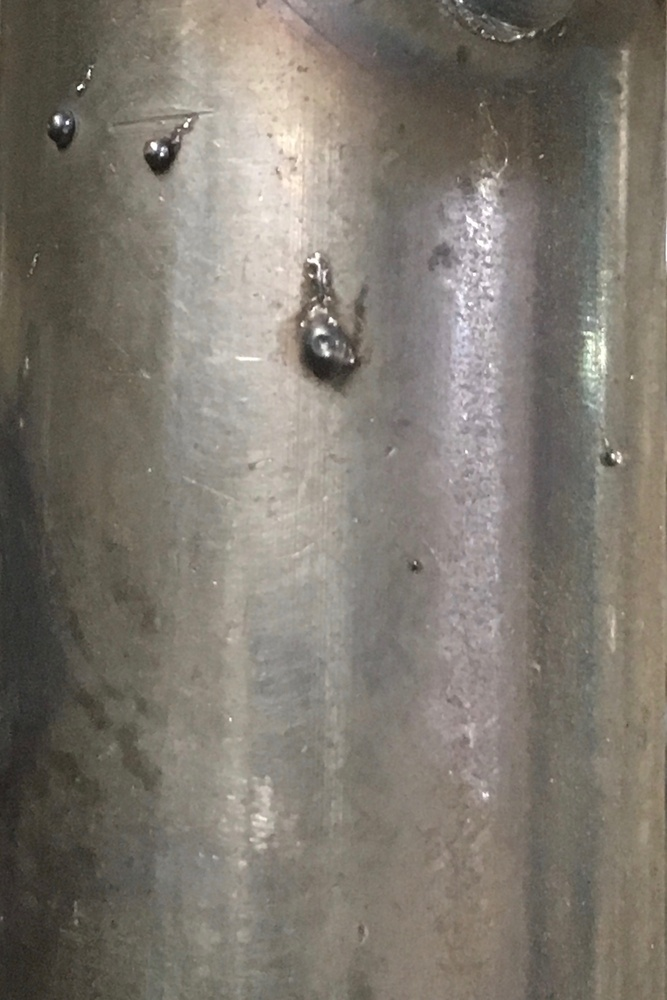
#> input picture IMG_8792.jpg, 667 x 1000 px, shrunk from 1819 x 2727 before the run
$ python sci4.py
#> lines starting #> are read from the running program, lines starting #| are printed output that depends on the picture
import numpy as np
import matplotlib.pyplot as plt
import cv2
from skimage.data import camera
from skimage.filters import roberts, sobel, scharr, prewitt


image = cv2.imread('IMG_8792.jpg',0)
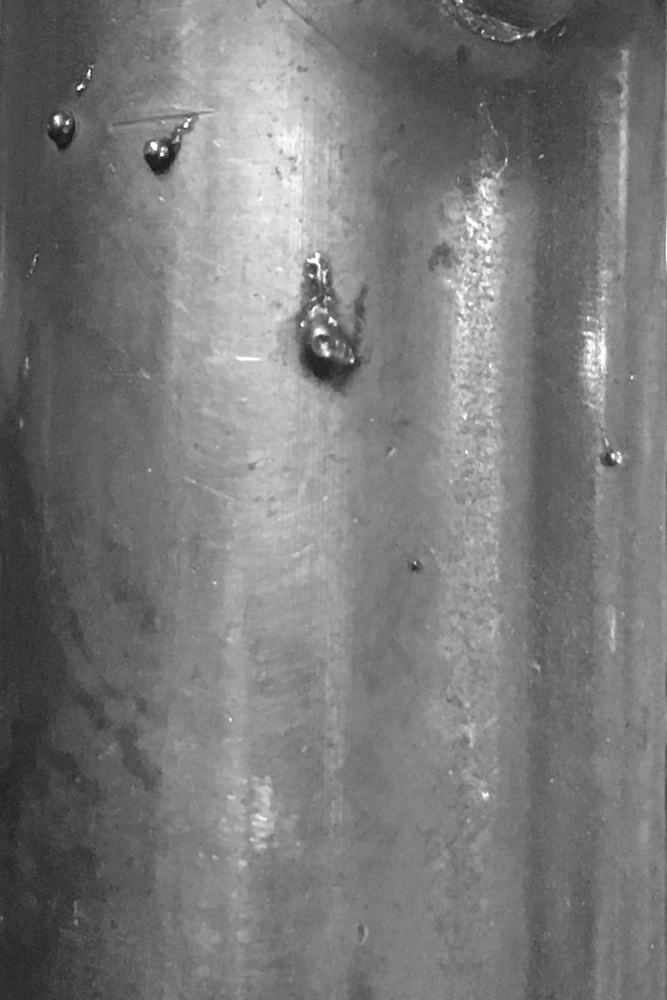
#> image: shape (1000, 667); min 18, max 255, mean 121.5


edge_roberts = roberts(image)
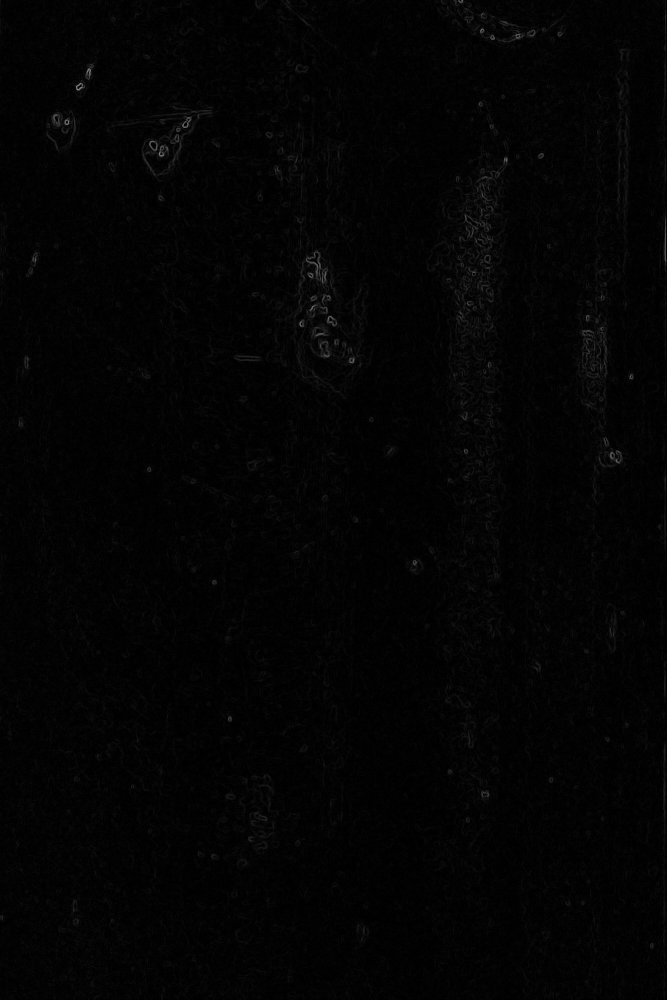
#> edge_roberts: shape (1000, 667) float64; min 0, max 0.542, mean 0.0151
edge_sobel = sobel(image)

fig, ax = plt.subplots(ncols=2, sharex=True, sharey=True,
                       figsize=(10, 4))

ax[0].imshow(edge_roberts, cmap=plt.cm.gray)
ax[0].set_title('Roberts Edge Detection')

ax[1].imshow(edge_sobel, cmap=plt.cm.gray)
ax[1].set_title('Sobel Edge Detection')

for a in ax:
    a.axis('off')

plt.tight_layout()
plt.show()
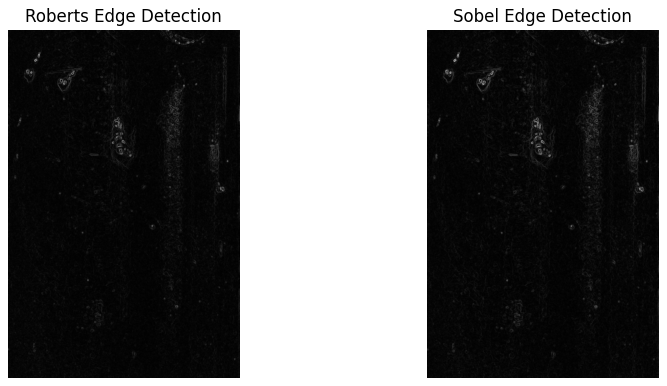
#> figure drawn by matplotlib, 2 panels

$ run again, with IMG_8772.jpg copied over IMG_8792.jpg
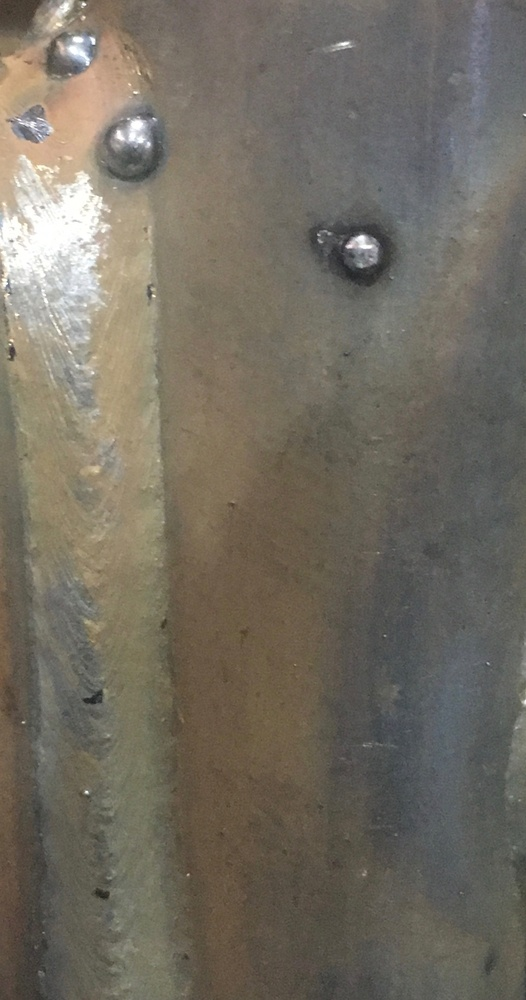
#> input picture IMG_8772.jpg, 526 x 1000 px, shrunk from 1921 x 3652 before the run
#> `edge_roberts = roberts(image)`:
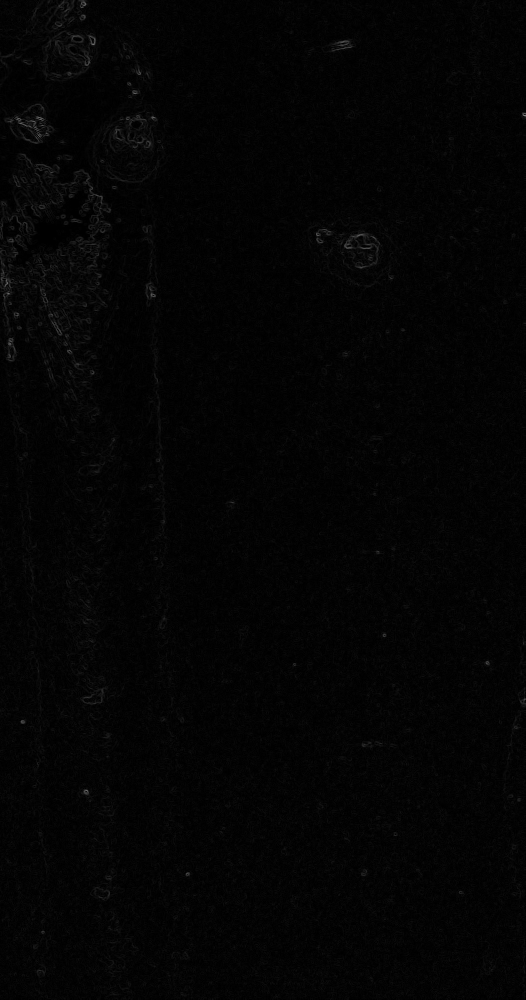
#> edge_roberts: shape (1000, 526) float64; min 0, max 0.517, mean 0.0169
#> `plt.show()`:
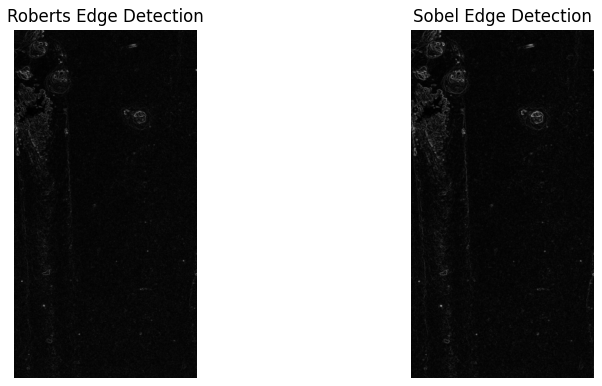
#> figure drawn by matplotlib, 2 panels

$ run again, with IMG_8773.jpg copied over IMG_8792.jpg
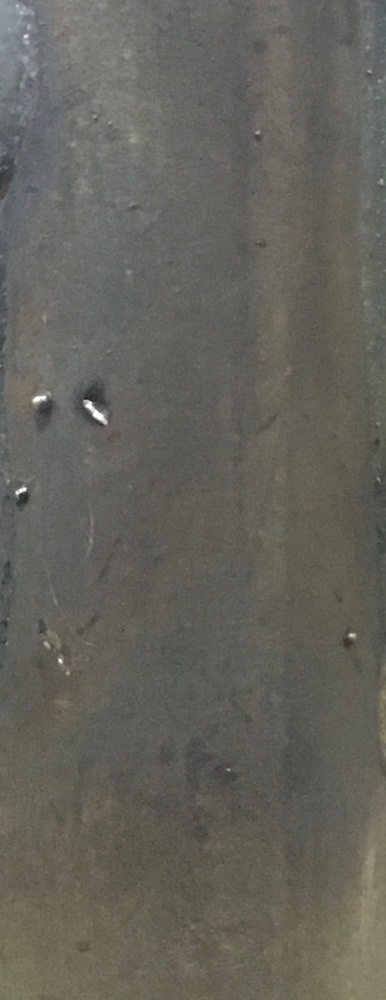
#> input picture IMG_8773.jpg, 386 x 1000 px, shrunk from 1556 x 4032 before the run
#> `edge_roberts = roberts(image)`:
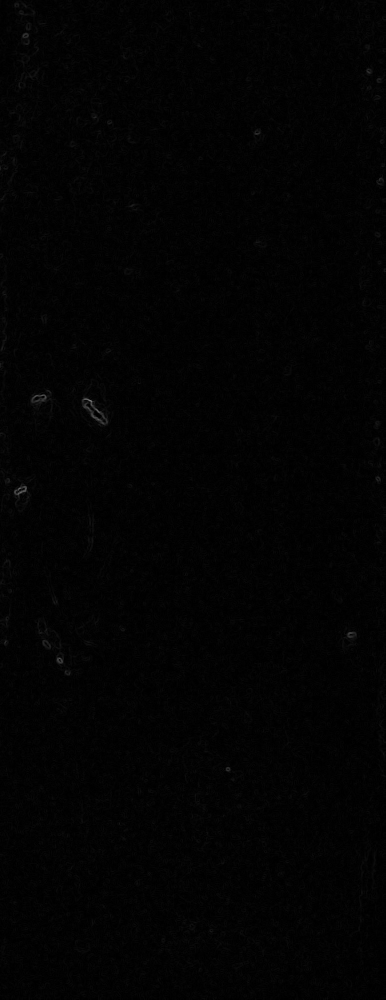
#> edge_roberts: shape (1000, 386) float64; min 0, max 0.475, mean 0.0122
#> `plt.show()`:
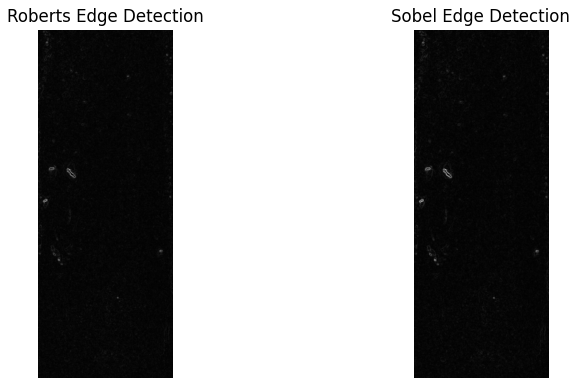
#> figure drawn by matplotlib, 2 panels

$ run again, with IMG_8789.jpg copied over IMG_8792.jpg
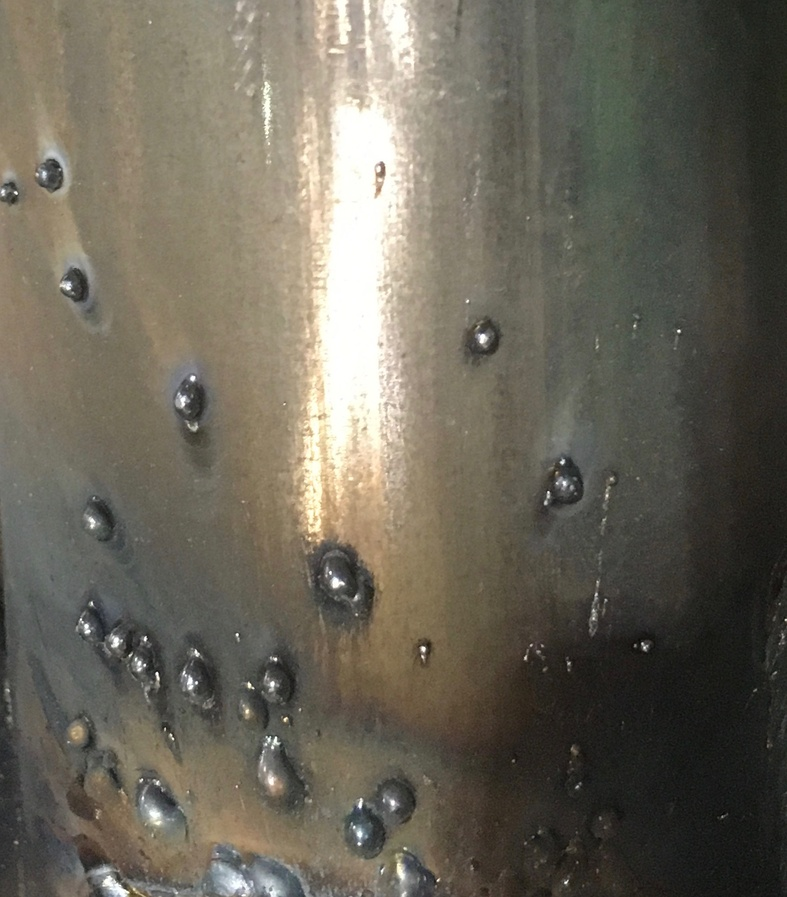
#> input picture IMG_8789.jpg, 787 x 897 px, shrunk from 1824 x 2078 before the run
#> `edge_roberts = roberts(image)`:
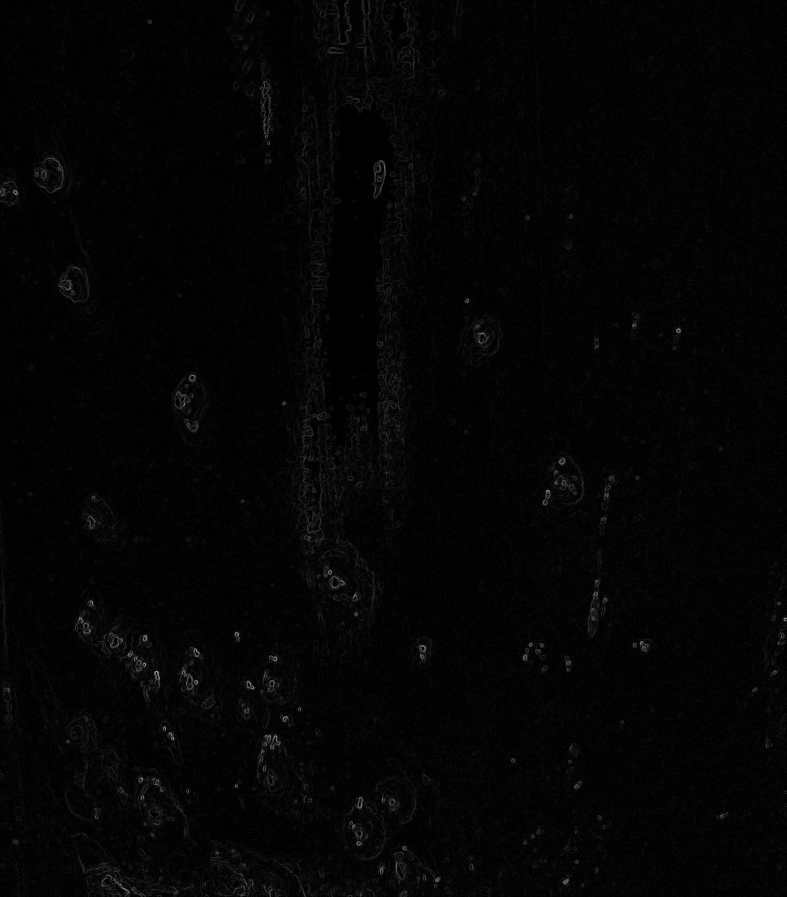
#> edge_roberts: shape (897, 787) float64; min 0, max 0.649, mean 0.018
#> `plt.show()`:
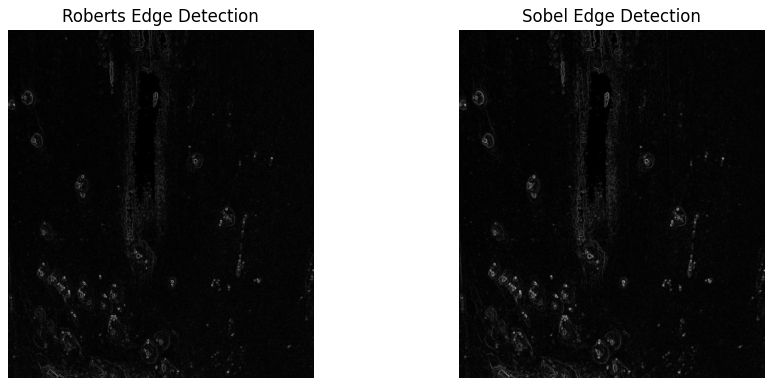
#> figure drawn by matplotlib, 2 panels
